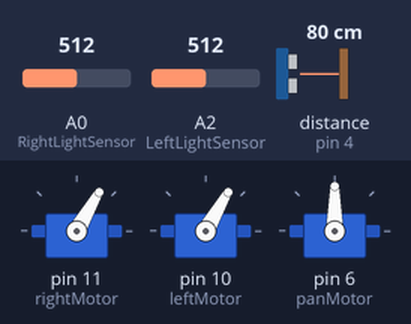
Simulated run of this sketch. Board: Arduino Uno, built with avr-gcc and run on an emulated ATmega328P. Shown: 3 × servo. Wiring (inferred from the names in the program): ultrasonic range finder: trigger pin 7; echo pin 4. The inputs (shaded band) are chosen by the test bench; at power-on: distance to the obstacle (sensor on pin 4) 80 cm, A2 (LeftLightSensor) = 512, A0 (RightLightSensor) = 512. The echo pulse lasts 58.3 µs per cm.

Above: at 1.3 s.
1.4 s: distance to the obstacle (sensor on pin 4) set to 19 cm
2.9 s: distance to the obstacle (sensor on pin 4) set to 14 cm
At 3.8 s:
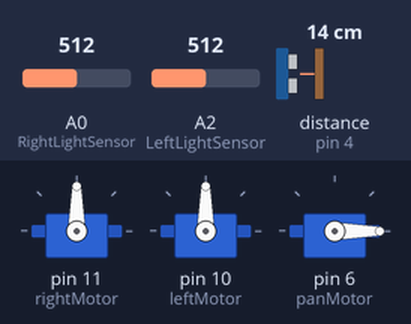
At 5.0 s:
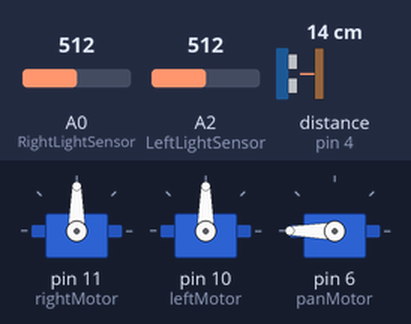
5.9 s: distance to the obstacle (sensor on pin 4) set to 18 cm
8.9 s: A2 (LeftLightSensor) set to 579
10.4 s: A2 (LeftLightSensor) set to 597
At 11.2 s:
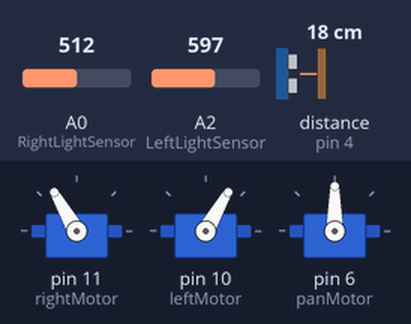
12.1 s: A2 (LeftLightSensor) set to 511
At 13.2 s:
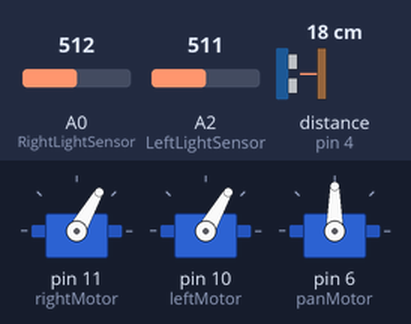
Timing chart, 0 to 14.6 s (numbered marks = the images above; inputs shaded):
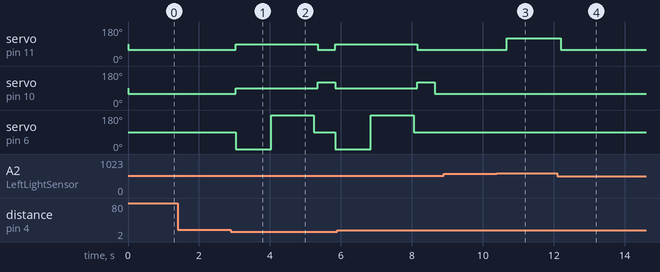

The sketch:

Robot_FINAL_.ino
```cpp
//Obstacle-Avoiding/Light-seeking Autonomatron


#include <Servo.h> //include Servo library

#define trigPin 7  //the trig pin from distance sensor
#define echoPin 4  //the echo pin from distance sensor

const int RForward = 60;  //the speed of the servo, maximum speed is 180
const int RBackward = 120;
const int LForward = 60;
const int LBackward = 120;
const int RNeutral = 90;  //centered position
const int LNeutral = 90;
const int RightLightSensor = 0;  //declare the analog pins for the photoresistors
const int LeftLightSensor = 2;
const int collisionThresh = 15; //threshold for obstacles (in cm)

int SensorLeft;
int SensorRight;
int SensorDifference;
int leftDistance, rightDistance; //distances on either side
Servo panMotor;  //micro servo with the distance sensor on it
Servo leftMotor;  //declare motors
Servo rightMotor;
long duration; //time it takes to recieve PING))) signal


void setup()
{
  rightMotor.attach(11);  //attach motors to proper pins
  leftMotor.attach(10);
  panMotor.attach(6);
  panMotor.write(90); //center pan servo

  pinMode(trigPin, OUTPUT);
  pinMode(echoPin, INPUT);
  pinMode(LeftLightSensor, INPUT);
  pinMode(RightLightSensor, INPUT);
}

void loop(){

  int distance = ping();  //call the ping function to get the distance in front of the robot

  SensorLeft = 1023 - analogRead(LeftLightSensor);  //read photoresistors
  delay(1);
  SensorRight = 1023 - analogRead(RightLightSensor);
  delay(1);
  SensorDifference = abs(SensorLeft - SensorRight);

  if (distance > collisionThresh) //if path is clear seek brightest lightsource
  {
    if (SensorLeft > SensorRight && SensorDifference > 75) {  //left
    leftMotor.write(LBackward);
    rightMotor.write(RForward);
    delay(250);
  }

  if (SensorLeft < SensorRight && SensorDifference > 75) {  //right
    leftMotor.write(LForward);
    rightMotor.write(RBackward);
    delay(250);
  }

  else if (SensorDifference < 75) {  //forward
    leftMotor.write(LForward);
    rightMotor.write(RForward);
    delay(500);
  }
}
  else //if path is blocked
  {
    leftMotor.write(LNeutral);
    rightMotor.write(RNeutral);
    panMotor.write(0);
    delay(500);
    rightDistance = ping(); //scan to the right
    delay(500);
    panMotor.write(180);
    delay(700);
    leftDistance = ping(); //scan to the left
    delay(500);
    panMotor.write(90); //return to center
    delay(100);
    compareDistance();
  }
}

void compareDistance()
{
  if (leftDistance > rightDistance) //if left is less obstructed
  {
    leftMotor.write(LBackward);
    rightMotor.write(RForward); //turn left
    delay(500);
  }
  else if (rightDistance > leftDistance) //if right is less obstructed
  {
    leftMotor.write(LForward);
    rightMotor.write(RBackward); //turn right
    delay(500);
  }
   else //if they are equally obstructed
  {
    leftMotor.write(LForward);
    rightMotor.write(RForward); //turn 180 degrees
    delay(1000);
  }
}

long ping()
{
  // Send out PING))) signal pulse
  digitalWrite(trigPin, LOW);
  delayMicroseconds(2);
  digitalWrite(trigPin, HIGH);
  delayMicroseconds(5);
  digitalWrite(trigPin, LOW);

  //Get duration it takes to receive echo
  duration = pulseIn(echoPin, HIGH);

  //Convert duration into distance
  return duration / 29 / 2;
}
```

Measured:
- the behaviour switches between 17 and 16 cm on distance to the obstacle (sensor on pin 4) (found by bisection; images 0 and 1)
- the behaviour switches between 587 and 588 on A2 (LeftLightSensor) (found by bisection; images 2 and 3)
- after the input at 1.4 s, every drawn part: stays the same
- after the input at 2.9 s, servo on pin 11 (rightMotor): 60° → 90° after 0.14 s, → 60° 2.3 s later, → 90° 0.50 s later; servo on pin 10 (leftMotor): 60° → 90° after 0.14 s, → 120° 2.3 s later, → 90° 0.50 s later; servo on pin 6 (panMotor): 90° → 0° after 0.14 s, → 180° 1.0 s later, → 90° 1.2 s later, → 0° 0.60 s later
- after the input at 8.9 s, every drawn part: stays the same
- after the input at 10.4 s, servo on pin 11 (rightMotor): 60° → 120° after 0.27 s
- after the input at 12.1 s, servo on pin 11 (rightMotor): 120° → 60° after 0.09 s
